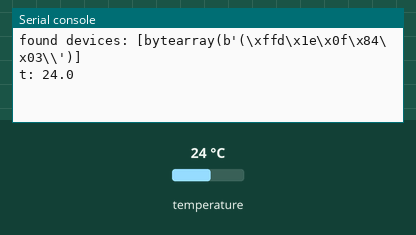
The program below on a simulated Raspberry Pi Pico running MicroPython. Shown: the last lines printed to the serial console. The inputs (shaded band) are chosen by the test bench; at power-on: temperature 24 °C. At 7.6 s the program stops and its outputs stay as they are.

Above: at 1.2 s.
1.3 s: temperature set to 12 °C
At 2.2 s:
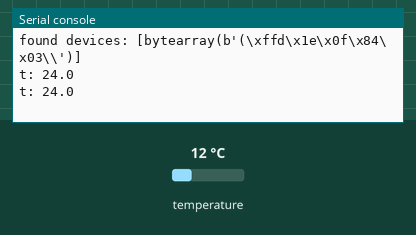
2.8 s: temperature set to 19 °C
At 8.8 s:
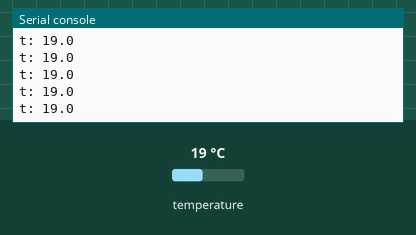
Timing chart, 0 to 9.1 s (numbered marks = the images above; inputs shaded):
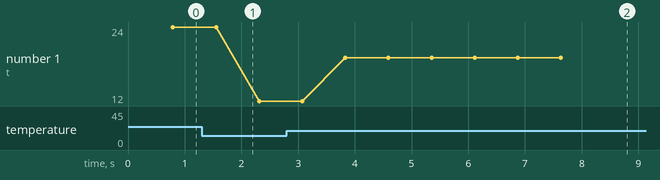

Measured:
- after the input at 2.8 s, the serial console: prints a new line after 1.0 s (image 2)
- plotted number 1: 24 → 12 after the input at 1.3 s, 12 → 19 after the input at 2.8 s

The program:

ds18b20.py
```python
# 温度传感器 DS18B20
# TODO read ds18x20 source

from machine import Pin
from ds18x20 import DS18X20
from onewire import OneWire
from time import sleep_ms

ds = DS18X20(OneWire(Pin(0)))
roms = ds.scan()
print('found devices:', roms)

for i in range(10):
    ds.convert_temp()
    sleep_ms(750)
    for rom in roms:
        t = ds.read_temp(rom)
        print(f't: {t}')
```
